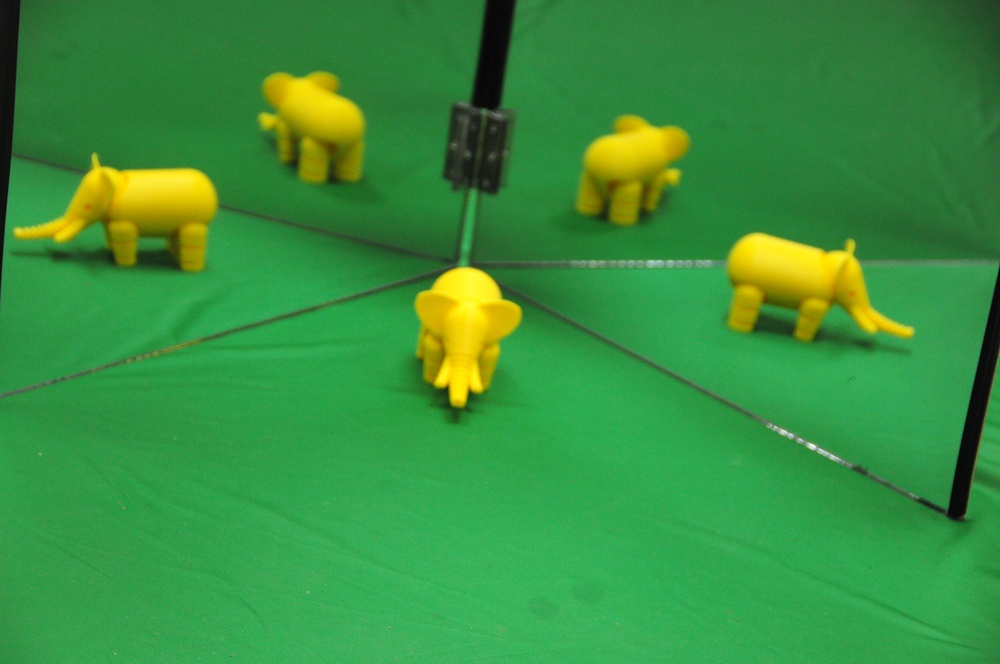
%> input picture formike/elephant/elephant1.JPG, 1000 x 664 px, shrunk from 2144 x 1424 before the run
$ octave test.m   (GNU Octave 9; MATLAB toolbox functions it lacks are replaced by stand-ins)
%> lines starting %> are read from the running program, lines starting %| are printed output that depends on the picture; in (x1, y1, x2, y2) boxes, pixels count from 0 and x2, y2 are one past the last pixel; in counts of white or black regions, pixels touching at a corner belong together; the program's own positions count from 1
clc; clear all; close all;
% rgb = imread('model/baymax/baymax1.jpg');
rgb = imread('model/elephant/elephant1.jpg');
%> rgb is the input picture: size 664x1000x3 uint8; mean R, G, B 56, 145.1, 62.3
% rgb = imread('model/vase/vase1.jpg');
if ndims(rgb) == 3
    I = rgb2gray(rgb);
else
    I = rgb;
end
hy = fspecial('sobel');
hx = hy';
Iy = imfilter(double(I), hy, 'replicate');
Ix = imfilter(double(I), hx, 'replicate');
gradmag = sqrt(Ix.^2 + Iy.^2);

se = strel('disk', 20);
Io = imopen(I, se);

Ie = imerode(I, se);
Iobr = imreconstruct(Ie, I);

Iobrd = imdilate(Iobr, se);
Iobrcbr = imreconstruct(imcomplement(Iobrd), imcomplement(Iobr));
Iobrcbr = imcomplement(Iobrcbr);
fgm = imregionalmax(Iobrcbr);
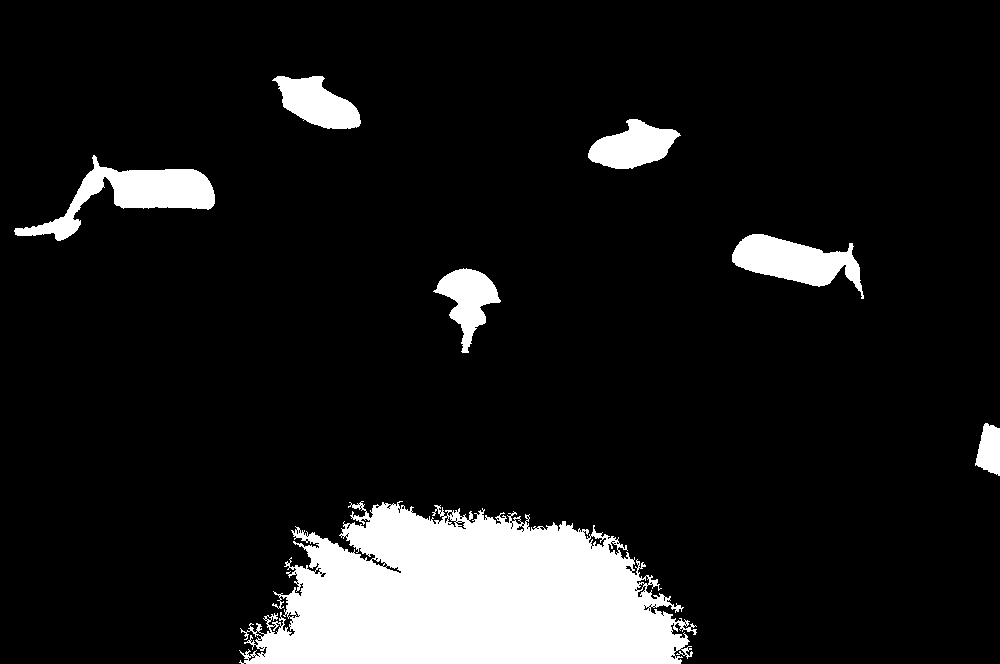
%> fgm: size 664x1000 logical; 10.7% white; 7 white regions, largest, box (x1, y1, x2, y2) and area: (239, 501, 697, 664) 51919, (14, 155, 215, 241) 5530, (732, 234, 864, 299) 4270

se2 = strel(ones(5,5));
fgm2 = imclose(fgm, se2);
%> fgm2: size 664x1000 logical; 11.2% white; 7 white regions, largest, box (x1, y1, x2, y2) and area: (239, 501, 697, 664) 54956, (14, 155, 215, 241) 5579, (732, 234, 864, 299) 4286
fgm3 = imerode(fgm2, se2);
%> fgm3: size 664x1000 logical; 10.1% white; 11 white regions (3 under 20 px), largest, box (x1, y1, x2, y2) and area: (243, 504, 695, 664) 52232, (17, 165, 213, 238) 4283, (734, 236, 859, 286) 3416
fgm4 = bwareaopen(fgm3, 20);
It1 = rgb(:, :, 1);
It2 = rgb(:, :, 2);
It3 = rgb(:, :, 3);
It1(fgm4) = 255; It2(fgm4) = 0; It3(fgm4) = 0;
%> after `It1(fgm4) = 255`: It1: size 664x1000 uint8; min 0, max 255, mean 72.2
%> after `It2(fgm4) = 0`: It2: size 664x1000 uint8; min 0, max 255, mean 126.4
%> after `It3(fgm4) = 0`: It3: size 664x1000 uint8; min 0, max 244, mean 54.9
I3 = cat(3, It1, It2, It3);
bw = im2bw(Iobrcbr, graythresh(Iobrcbr));
%> bw: size 664x1000 logical; 58.9% white; 4 black regions, box (x1, y1, x2, y2) and area: (0, 0, 1000, 548) 261795, (6, 211, 196, 279) 5754, (742, 291, 911, 357) 4148, (949, 595, 1000, 664) 1253

D = bwdist(bw);
DL = watershed(D);
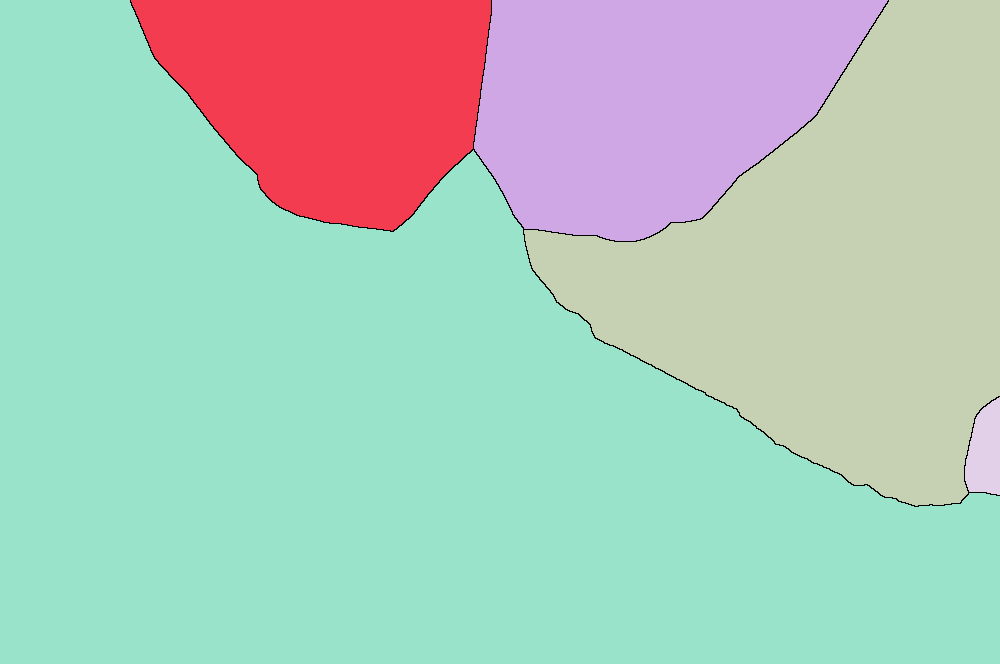
%> DL: size 664x1000 uint8; 6 distinct labels, from 0 to 5; one colour per label, 0 black
bgm = DL == 0;
%> bgm: size 664x1000 logical; 0.37% white in thin lines or dots, all inside (x1, y1, x2, y2) = (130, 0, 1000, 507)
gradmag2 = imimposemin(gradmag, bgm | fgm4);
figure('units', 'normalized', 'position', [0 0 1 1]);
subplot(2, 2, 1); imshow(bgm, []); title('分水岭变换脊线图');
subplot(2, 2, 2); imshow(fgm4, []); title('前景标记');
subplot(2, 2, 3); imshow(gradmag, []); title('梯度幅值图像');
subplot(2, 2, 4); imshow(gradmag2, []); title('修改梯度幅值图像');

L = watershed(gradmag2);
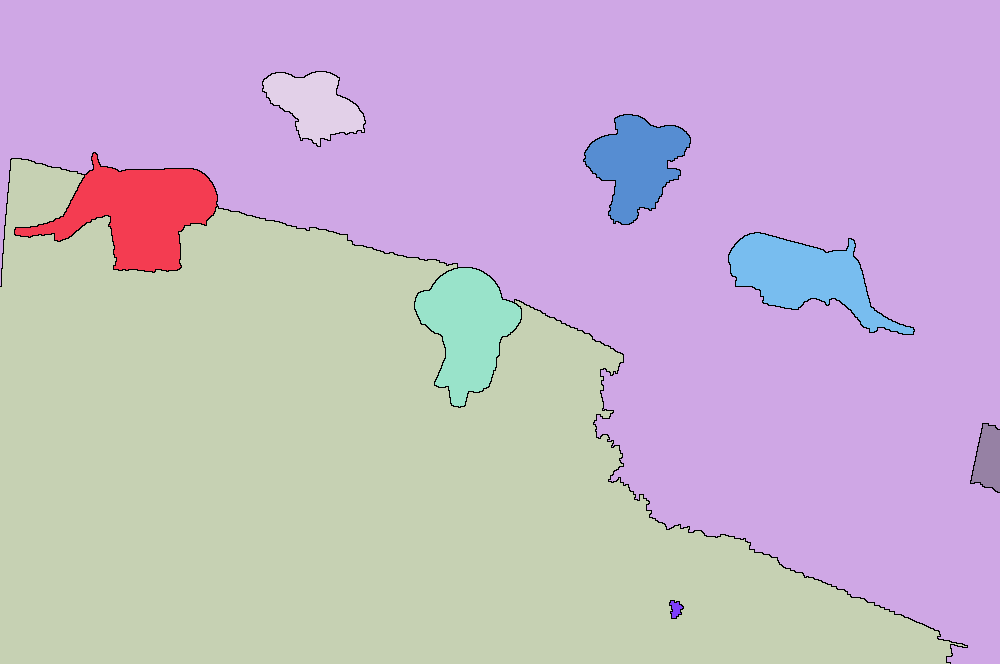
%> L: size 664x1000 uint8; 10 distinct labels, from 0 to 9; one colour per label, 0 black
It1 = rgb(:, :, 1);
It2 = rgb(:, :, 2);
It3 = rgb(:, :, 3);
fgm5 = imdilate(L == 0, ones(3, 3)) | bgm | fgm4;
%> fgm5: size 664x1000 logical; 12.6% white; 8 white regions, largest, box (x1, y1, x2, y2) and area: (243, 504, 695, 664) 52452, (0, 0, 1000, 664) 16609, (582, 113, 692, 226) 3766
It1(fgm5) = 255; It2(fgm5) = 0; It3(fgm5) = 0;
%> after `It1(fgm5) = 255`:
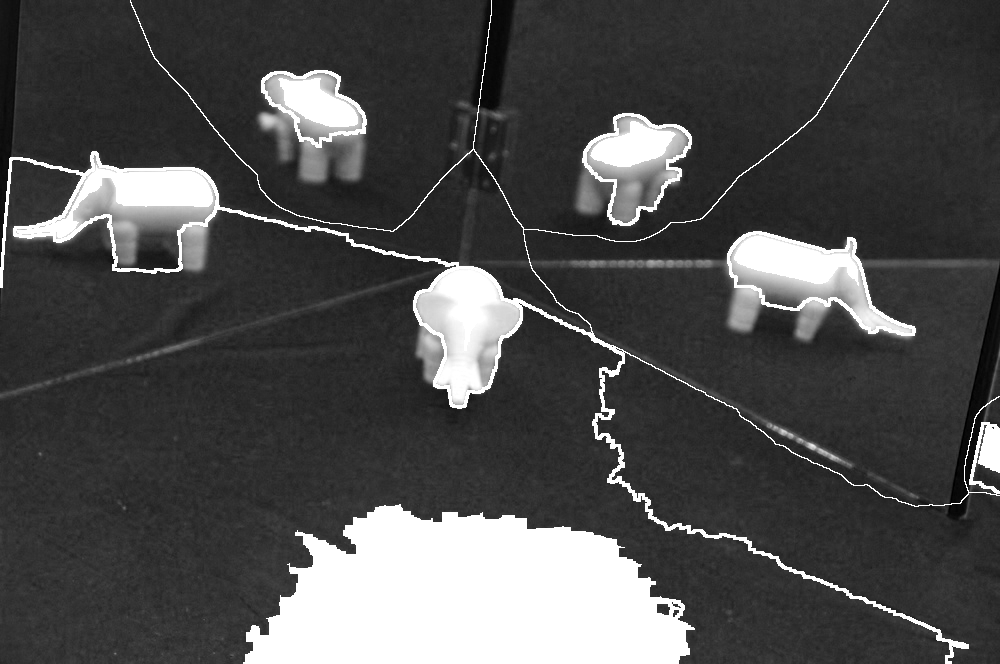
%> It1: size 664x1000 uint8; min 0, max 255, mean 76.5
%> after `It2(fgm5) = 0`:
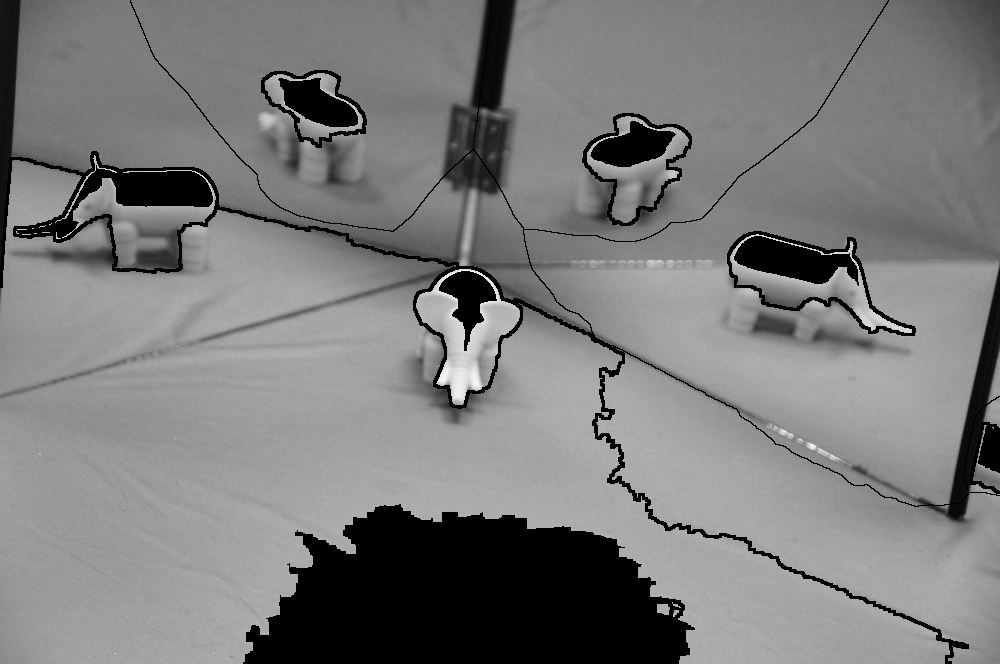
%> It2: size 664x1000 uint8; min 0, max 255, mean 123.1
%> after `It3(fgm5) = 0`:
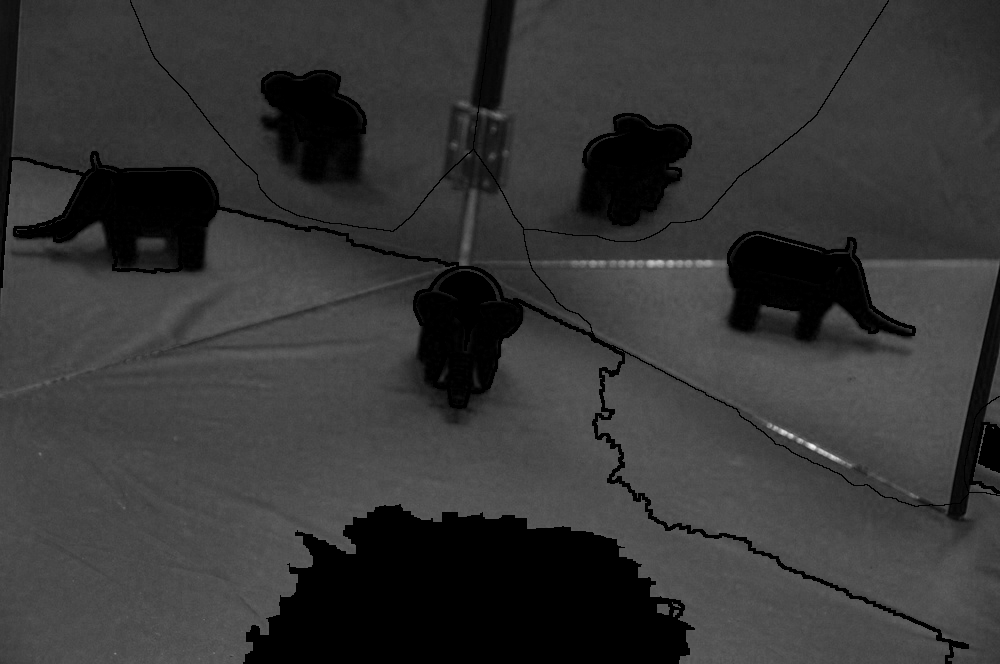
%> It3: size 664x1000 uint8; min 0, max 244, mean 53.8
I4 = cat(3, It1, It2, It3);
figure('units', 'normalized', 'position', [0 0 1 1]);
subplot(1, 2, 1); imshow(rgb, []); title('原图像');
subplot(1, 2, 2); imshow(I4, []); title('标记和对象边缘叠加到原图像');

Lrgb = label2rgb(L, 'jet', 'w', 'shuffle');
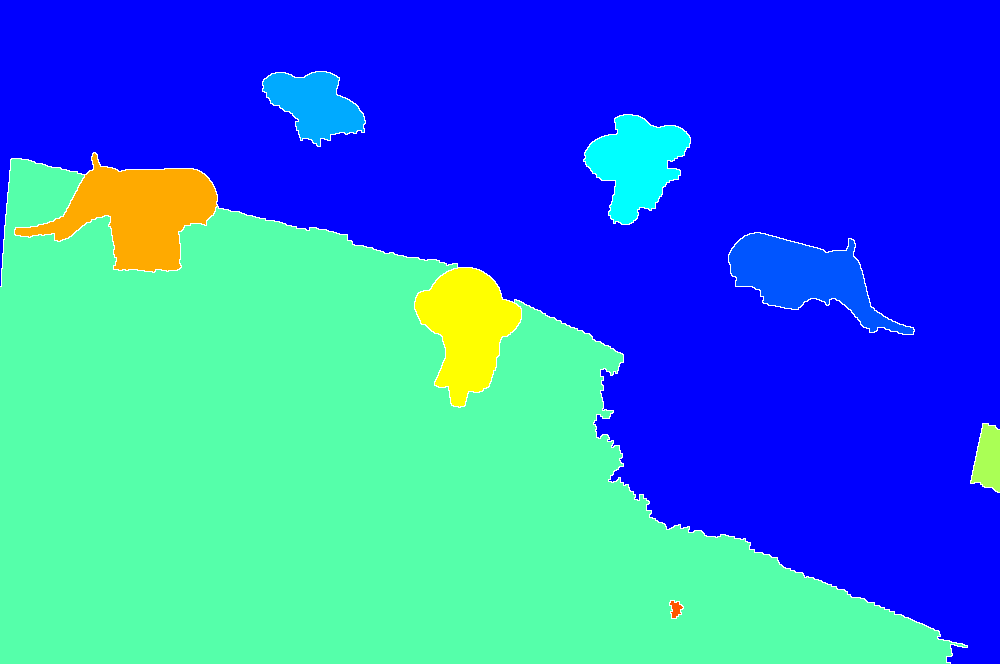
%> Lrgb: size 664x1000x3 uint8; mean R, G, B 45.1, 119.4, 211.7
figure('units', 'normalized', 'position', [0 0 1 1]);
subplot(1, 2, 1); imshow(rgb, []); title('原图像');
subplot(1, 2, 2); imshow(Lrgb); title('彩色分水岭标记矩阵');
